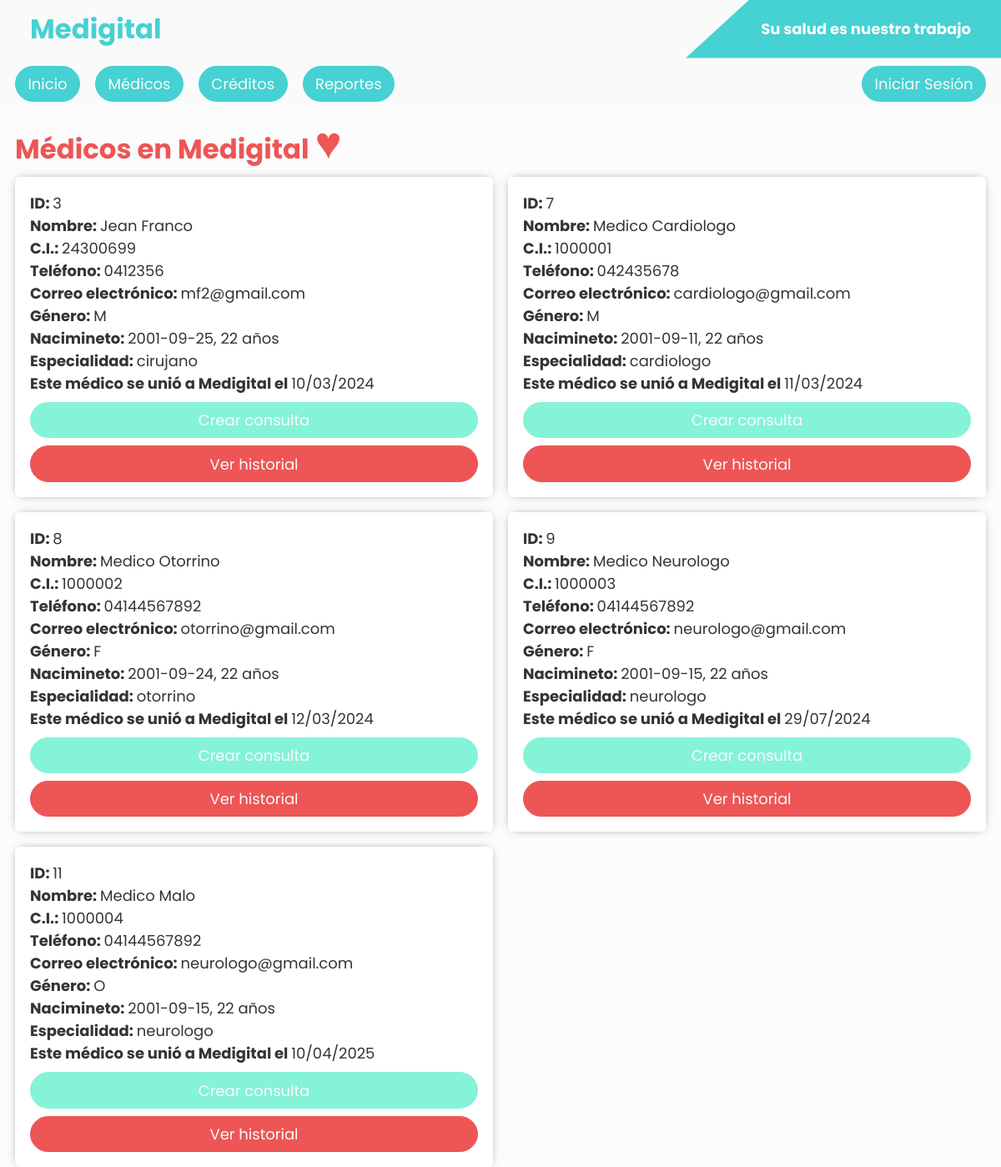
The page /medicos on the database as committed earlier.
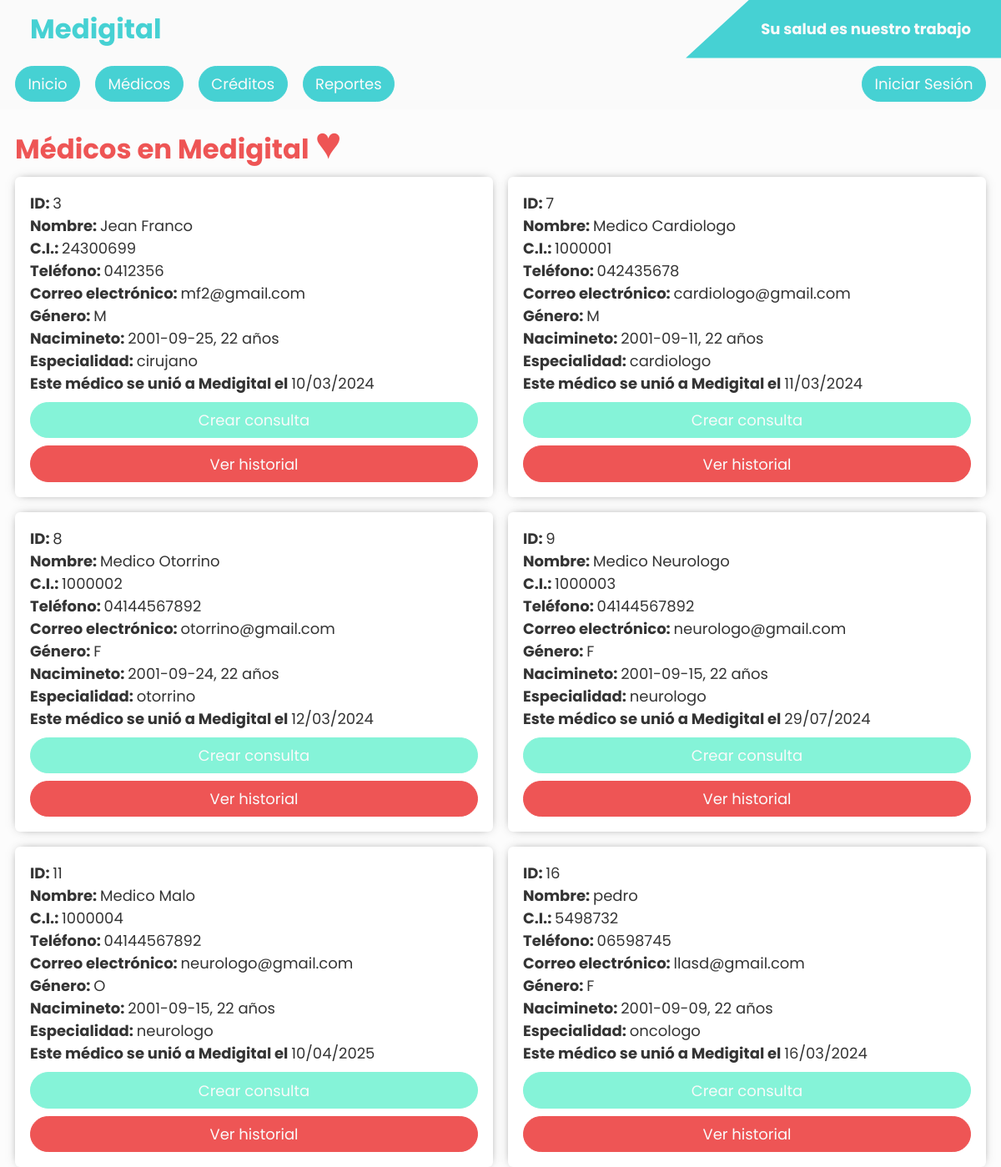
The same page on the database as committed later.
### tables this page shows
CREATE TABLE medico (
                        id INTEGER PRIMARY KEY,
                        especialidad TEXT NOT NULL,
                        usuario_id INTEGER NOT NULL,

                        FOREIGN KEY(usuario_id) REFERENCES usuario(id)
                        );

CREATE TABLE usuario (
                        id INTEGER PRIMARY KEY AUTOINCREMENT,
                        nombre TEXT NOT NULL,
                        ci INTEGER NOT NULL,
                        telefono TEXT NOT NULL,
                        correo TEXT NOT NULL,
                        genero CHAR,  
                        nacimiento INTEGER NOT NULL,
                        fecha_creacion INT NOT NULL, clave text not null default 12345678,

                        UNIQUE(ci)
                        );

### app.py (the view)
@app.route("/medicos")
def medicos():
    token = request.cookies.get("auth-cookie")
    session = decode_jwt(token) if token else None
    db = db_injection()
    cursor = db.cursor()
    medicos = cursor.execute(
        """SELECT
        usuario.id as id,
        usuario.nombre as nombre,
        usuario.ci as ci,
        usuario.telefono as telefono,
        usuario.correo as correo,
        usuario.genero as genero,
        usuario.nacimiento as nacimiento,
        usuario.fecha_creacion as fecha_creacion,
        medico.especialidad as especialidad
        FROM usuario INNER JOIN medico ON usuario.id = medico.usuario_id LIMIT 100""").fetchall()
    db.close()
    print(medicos)
    return render_template("medico/index.html.j2", medicos=[MedicoFactoryDates(medico) for medico in medicos], session=session)

### src/custom_types/medico.py (called while the page is built)
def MedicoFactoryDates(data: list[str]):
    id, nombre, ci, telefono, correo, genero, nacimiento, fecha_creacion, especialidad = data
    print(nacimiento)
    date = get_datetime_from_unix(int(nacimiento))
    now = datetime.datetime.now()
    less = 1 if int(date.month) > int(now.month) or int(
        date.day) > int(now.day) else 0
    years = now.year - date.year - less
    return {
        "id": id,
        "nombre": nombre,
        "ci": ci,
        "telefono": telefono,
        "correo": correo,
        "genero": genero,
        "nacimiento": f"{date.date()}, {years} años",
        "fecha_creacion": get_datetime_from_unix(int(fecha_creacion)).date().strftime("%d/%m/%Y"),
        "especialidad": especialidad,
    }

### src/database/main.py (called while the page is built)
def db_injection():
    return sqlite3.connect(
        database="./src/database/compu.db"
    )

### src/helpers/dates.py (called while the page is built)
def get_datetime_from_unix(unix: int) -> datetime.datetime:
    return datetime.datetime.fromtimestamp(unix)

### templates/medico/index.html.j2 (shortened to what this page needs)
{% extends "layout.html.j2" %}
{% block children %}
<h2 style="font-size: 1.8rem; margin: 0 1rem; color: var(--secondary-color)">Médicos en Medigital <span
        style="font-size: 3rem; height: 48px">♥</span></h2>
{% if medicos|length == 0 %}
<h3 style="margin: 1rem 2rem;">Vaya, no se encontraron médicos. Intente más tarde.</h3>
{% else %}
<section class="medicos_container">
    {% for medico_info in medicos %}
    <div class="card">
        <p><b>ID: </b>{{medico_info.id}}</p>
        <p><b>Nombre: </b>{{medico_info.nombre}}</p>
        <p><b>C.I.: </b>{{medico_info.ci}}</p>
        <p><b>Teléfono: </b>{{medico_info.telefono}}</p>
        <p><b>Correo electrónico: </b>{{medico_info.correo}}</p>
        <p><b>Género: </b>{{medico_info.genero}}</p>
        <p><b>Nacimineto: </b>{{medico_info.nacimiento}}</p>
        <p><b>Especialidad: </b>{{medico_info.especialidad}}</p>
        <p><b>Este médico se unió a Medigital el </b>{{medico_info.fecha_creacion}}</p>
        <a class="menu-link bg-third" href="/consulta?id={{ medico_info.id }}&backTo=/medicos"
            style="width: 100%; margin-top: .5rem;">Crear
            consulta</a>
        <a class="menu-link bg-secondary" href="/reporte/medico/{{ medico_info.ci }}?backTo=/medicos"
            style="width: 100%; margin-top: .5rem">Ver
            historial</a>
    </div>
    {% endfor %}
</section>
{% endif %}
{% endblock children %}

### templates/layout.html.j2 (shortened to what this page needs)
<!DOCTYPE html>
<html lang="en">
<head>
</head>
<body>
    <header>
        <div class="container-1">
            <h2>Medigital</h2>
        </div>
        <div class="container-2">
            <h3>Su salud es nuestro trabajo</h3>
        </div>
    </header>
    <nav>
        <div class="container-1">
            <a class="menu-link" href="/">Inicio</a>
            <a class="menu-link" href="/medicos">Médicos</a>
            <a class="menu-link" href="/creditos">Créditos</a>
            <a class="menu-link" href="/reportes">Reportes</a>
        </div>
        {% if session %}
        <div class="container-2">
            <a class="menu-link login-link" href="/login" id="logout">Cerrar Sesión</a>
        </div>
        {% else %}
        <div class="container-2">
            <a class="menu-link login-link" href="/login" id="login">Iniciar Sesión</a>
        </div>
        {% endif %}
    </nav>
    <section>
        {% block children %} {% endblock children %}
    </section>
</body>
</html>

### templates/medico/index.html.j2 (style rules this page uses)
.medicos_container { width: 100%; display: grid; grid-template-columns: 1fr; grid-gap: 1rem; padding: 0 1rem; }
@media screen and (min-width: 776px) { .medicos_container { grid-template-columns: repeat(2, minmax(350px, 1fr)); } }

### templates/layout.html.j2 (style rules this page uses)
.card { border-radius: 6px; box-shadow: 0 0 12px -6px #343434; background-color: #fff; padding: 1rem; }
nav { display: flex; justify-content: space-between; align-items: center; padding: 1rem; overflow-x: auto; overflow-y: hidden; flex-wrap: nowrap; width: 100%; position: sticky; background-color: #fafafa; top: 0; }
nav .container-1 { display: flex; flex-wrap: nowrap; column-gap: 1rem; margin-right: 1rem; }
.menu-link { padding: .6rem 1.2rem; background-color: var(--main-color); color: #fafafa; border: thin solid var(--main-color); border-radius: 5rem; font-size: 1.3rem; font-weight: 400; text-decoration: none; text-align: center; line-break: loose; text-wrap: nowrap; transition: background-color 300ms ease, color 300ms ease; }
header { display: flex; flex-direction: column; background-color: var(--main-color); }
header .container-1 { flex-grow: 1; text-align: center; color: #fafafa; padding: .6rem; }
header .container-1 h2 { font-size: 1.8rem; }
header .container-2 { display: none; }
:root { --main-color: #46d1d3; --main-color-hover: rgb(60, 181, 183); --secondary-color: #e55; --secondary-color-hover: rgb(227, 73, 73); --third-color: rgb(133, 243, 216); --third-color-hover: rgb(102, 218, 189); --success-color: rgb(0, 201, 0); --error-color: rgb(255, 55, 55); --warning-color: rgb(245, 255, 50); --info-color: rgb(79, 108, 255); background-color: #fcfcfc; font-size: 13px; color: #343434; }
body { max-width: 100vw; min-height: 100vh; overflow-x: hidden; }
*, *::after, *::before { margin: 0; box-sizing: border-box; font-family: "Poppins", "Montserrat", Arial, Helvetica, sans-serif; font-size: 1rem; }
.bg-secondary { background-color: var(--secondary-color); border: thin solid var(--secondary-color); }
.bg-third { background-color: var(--third-color); border: thin solid var(--third-color); }
@media screen and (min-width: 480px) { :root { font-size: 14px; } }
@media screen and (min-width: 776px) { :root { font-size: 16px; } }
@media screen and (min-width: 776px) { nav { display: flex; } }
@media screen and (min-width: 776px) { header { flex-direction: row; align-items: center; background-color: #fafafa; } }
@media screen and (min-width: 776px) { header .container-1 { text-align: left; padding-left: 2rem; color: var(--main-color); } }
@media screen and (min-width: 776px) { header .container-2 { background-color: var(--main-color); color: #fafafa; align-self: stretch; display: flex; align-items: center; padding: 0 2rem 0 5rem; clip-path: polygon(20% 0%, 100% 0%, 100% 100%, 0% 100%); } }
@media screen and (min-width: 776px) { nav { padding: .5rem 1rem; } }
@media screen and (min-width: 776px) { .menu-link, .button { padding: .4rem .8rem; font-size: 1rem; text-align: center; display: flex; justify-content: center; align-items: center; } }
@media screen and (min-width: 990px) { :root { font-size: 18px; } }

Rows that differ between the two databases and show on the page:
added medico: id "16", nombre "pedro", ci "5498732", telefono "06598745", correo "llasd@gmail.com", genero "F", nacimiento "2001-09-09, 22 años", especialidad "oncologo", fecha_creacion "16/03/2024"
